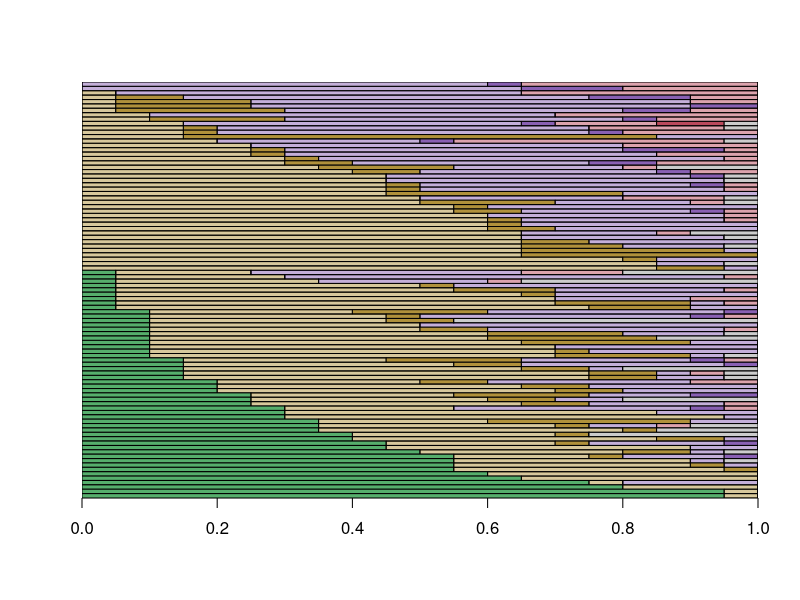

Write the R code that produced this figure.
#########################
# NOTES
# this R script creates figure 2F
##########################


# read the data and loop through individuals
data<-read.table('data normalized.txt', sep='\t', header=TRUE)
data<-subset(data, data$treatment>1)
data<-subset(data, data$treatment<6)
data<-data.frame(data)
data$indMeanS<-0
newDat<-matrix(nrow=0, ncol=nrow(data)+1)

indMat<-matrix(nrow=0, ncol=10)

for (ind in unique(data$playerNr)){
	a<-subset(data, data$playerNr==ind)
	a$indMeanS<-mean(a$S)
	newDat<-rbind(newDat, a)
	
	
	f<-rep(0, 8)
	for (i in 1:nrow(a)){
		x<-a$case[i] - 1;
		if (x==0) x<-8  # group together the 'other' cases
		f[x]<-f[x]+1;
	}
	f<-f/sum(f)

	
	indMat<-rbind(indMat, c(ind, f, mean(a$S)))
}
indMat<-data.frame(indMat)
names(indMat)<-c('ind', 'c1', 'c2', 'c3','c4','c5','c6','c7', 'c8', 'S')
indMat$Sr<-ifelse(indMat$S<0.2,3,ifelse(indMat$S<0.5,2,1))
names(newDat)<-c(names(data))
newDat<-newDat[with(newDat, order(indMeanS, playerNr)), ]

ind<-1

cols<-c("#56ae6c","#b0913b","#8960b3","#b0913b","#8960b3","#b0913b","#8960b3","grey80")

cols<-c("#56ae6c","#b0913b","#b0913b","#8960b3","#8960b3","#ba495c","#ba495c","grey80")

par(xaxs='i', yaxs='i', las=1,lend=1)
plot.new()
plot(0, type='n', xlim=c(0,1), ylim=c(0,1), xlab='', ylab='', axes=FALSE)
axis(1)
cnt<-1;

# sort the participants
indMat<-indMat[with(indMat, order(c1,c1+c2,c1+c2+c3,c3,c4,c5,c6)),];

for (i in 1:nrow(indMat)){

	y0<- 1- cnt/95
	y1<- 1 - (cnt-1)/95

	cf<-c(0,cumsum(as.numeric(indMat[i,2:9])))

	for (j in 1:8){
		x0<-cf[j]; x1<-cf[j+1]
		alph<-1
		if (j==2 || j==4 || j==6) alph<-0.5
		rect(x0,y0,x1,y1, col=adjustcolor(cols[j], alpha=alph))
#		if (j==3) rect(x0,y0,x1,y1, col='black', density=10, border=FALSE)
#		if (j==7) rect(x0,y0,x1,y1, col='black', density=10, border=FALSE, angle=135)
	}

#	points(indMat$S[i], (y0+y1)/2, pch=15, col='grey30')

	cnt<-cnt+1;
}
